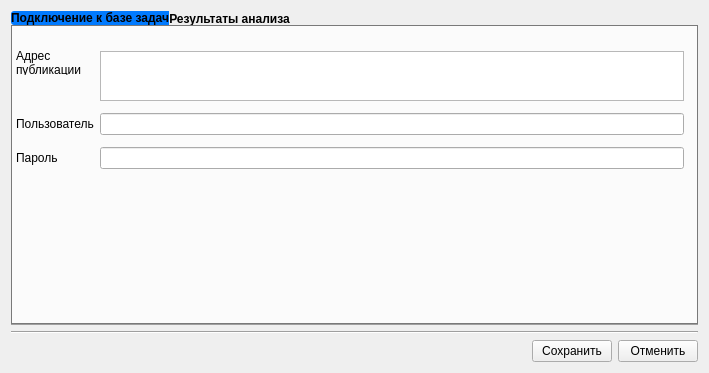
<?xml version="1.0" encoding="UTF-8"?>
<ui version="4.0">
 <class>SettingsWindow</class>
 <widget class="QWidget" name="SettingsWindow">
  <property name="geometry">
   <rect>
    <x>0</x>
    <y>0</y>
    <width>709</width>
    <height>373</height>
   </rect>
  </property>
  <property name="windowTitle">
   <string>Настройки приложения</string>
  </property>
  <property name="styleSheet">
   <string notr="true">QTabBar::tab 
{ 
	    background: #3498db;
        background-image: linear-gradient(to bottom, #3498db, #2980b9);
		border-width: 0;
        border-color: transparent;
        border-style: none;
        border-radius: 0;
	    padding: 5px 10px;
	    color: white;
}

QTabBar::tab:selected
{
	background: rgb(0, 122, 255);
}

QTabBar::tab:first
{
	   border-top-left-radius:  3px;
	   border-bottom-left-radius:  3px;
}

QTabBar::tab:last
{
	   border-top-right-radius:  3px;
	   border-bottom-right-radius:  3px;
}

QTabBar::tab:hover
{
	background-color: rgb(0, 122, 255);
}

QTabWidget::tab-bar
{ 
	alignment: center; 
}

QTabWidget::pane { 
	position: absolute;
    top: -1em;
    background: darkgray;
}</string>
  </property>
  <layout class="QGridLayout" name="gridLayout">
   <item row="0" column="0">
    <layout class="QVBoxLayout" name="verticalLayout">
     <item>
      <widget class="QTabWidget" name="tabWidget">
       <property name="font">
        <font>
         <weight>75</weight>
         <bold>true</bold>
        </font>
       </property>
       <property name="accessibleName">
        <string/>
       </property>
       <property name="autoFillBackground">
        <bool>false</bool>
       </property>
       <property name="styleSheet">
        <string notr="true"/>
       </property>
       <property name="tabPosition">
        <enum>QTabWidget::North</enum>
       </property>
       <property name="tabShape">
        <enum>QTabWidget::Rounded</enum>
       </property>
       <property name="currentIndex">
        <number>0</number>
       </property>
       <property name="elideMode">
        <enum>Qt::ElideLeft</enum>
       </property>
       <property name="documentMode">
        <bool>false</bool>
       </property>
       <widget class="QWidget" name="tab_1">
        <property name="minimumSize">
         <size>
          <width>0</width>
          <height>0</height>
         </size>
        </property>
        <property name="maximumSize">
         <size>
          <width>683</width>
          <height>16777215</height>
         </size>
        </property>
        <property name="accessibleName">
         <string>tab1</string>
        </property>
        <property name="styleSheet">
         <string notr="true">[accessibleName=&quot;tab1&quot;]
{
	/* background: yellow;*/
}</string>
        </property>
        <attribute name="title">
         <string>Подключение к базе задач</string>
        </attribute>
        <layout class="QGridLayout" name="gridLayout_3">
         <property name="leftMargin">
          <number>0</number>
         </property>
         <property name="topMargin">
          <number>0</number>
         </property>
         <property name="rightMargin">
          <number>0</number>
         </property>
         <property name="bottomMargin">
          <number>0</number>
         </property>
         <item row="1" column="0">
          <layout class="QVBoxLayout" name="verticalLayout_2">
           <item>
            <layout class="QFormLayout" name="formLayout">
             <property name="leftMargin">
              <number>5</number>
             </property>
             <property name="topMargin">
              <number>20</number>
             </property>
             <property name="rightMargin">
              <number>10</number>
             </property>
             <item row="0" column="0">
              <widget class="QLabel" name="label">
               <property name="text">
                <string>Адрес публикации</string>
               </property>
               <property name="textFormat">
                <enum>Qt::AutoText</enum>
               </property>
               <property name="wordWrap">
                <bool>true</bool>
               </property>
               <property name="margin">
                <number>5</number>
               </property>
               <property name="indent">
                <number>-1</number>
               </property>
              </widget>
             </item>
             <item row="0" column="1">
              <widget class="QPlainTextEdit" name="host">
               <property name="minimumSize">
                <size>
                 <width>579</width>
                 <height>20</height>
                </size>
               </property>
               <property name="maximumSize">
                <size>
                 <width>16777215</width>
                 <height>50</height>
                </size>
               </property>
               <property name="lineWidth">
                <number>1</number>
               </property>
              </widget>
             </item>
             <item row="1" column="0">
              <widget class="QLabel" name="label_2">
               <property name="text">
                <string>Пользователь</string>
               </property>
               <property name="margin">
                <number>5</number>
               </property>
              </widget>
             </item>
             <item row="1" column="1">
              <widget class="QLineEdit" name="user"/>
             </item>
             <item row="2" column="0">
              <widget class="QLabel" name="label_3">
               <property name="text">
                <string>Пароль</string>
               </property>
               <property name="margin">
                <number>5</number>
               </property>
              </widget>
             </item>
             <item row="2" column="1">
              <widget class="QLineEdit" name="password">
               <property name="inputMethodHints">
                <set>Qt::ImhHiddenText|Qt::ImhNoAutoUppercase|Qt::ImhNoPredictiveText|Qt::ImhSensitiveData</set>
               </property>
               <property name="echoMode">
                <enum>QLineEdit::Password</enum>
               </property>
              </widget>
             </item>
            </layout>
           </item>
           <item>
            <spacer name="verticalSpacer">
             <property name="orientation">
              <enum>Qt::Vertical</enum>
             </property>
             <property name="sizeHint" stdset="0">
              <size>
               <width>20</width>
               <height>40</height>
              </size>
             </property>
            </spacer>
           </item>
          </layout>
         </item>
        </layout>
       </widget>
       <widget class="QWidget" name="tab_2">
        <attribute name="title">
         <string>Результаты анализа</string>
        </attribute>
        <layout class="QVBoxLayout" name="verticalLayout_3">
         <item>
          <layout class="QFormLayout" name="formLayout_2">
           <item row="0" column="0">
            <widget class="QLabel" name="label_4">
             <property name="text">
              <string>Результаты анализа</string>
             </property>
            </widget>
           </item>
           <item row="0" column="1">
            <widget class="QLineEdit" name="pathToResult"/>
           </item>
          </layout>
         </item>
        </layout>
       </widget>
      </widget>
     </item>
    </layout>
   </item>
   <item row="1" column="0">
    <widget class="Line" name="line">
     <property name="orientation">
      <enum>Qt::Horizontal</enum>
     </property>
    </widget>
   </item>
   <item row="2" column="0">
    <layout class="QHBoxLayout" name="horizontalLayout">
     <item>
      <spacer name="horizontalSpacer">
       <property name="orientation">
        <enum>Qt::Horizontal</enum>
       </property>
       <property name="sizeHint" stdset="0">
        <size>
         <width>40</width>
         <height>20</height>
        </size>
       </property>
      </spacer>
     </item>
     <item>
      <widget class="QPushButton" name="save">
       <property name="text">
        <string>Сохранить</string>
       </property>
      </widget>
     </item>
     <item>
      <widget class="QPushButton" name="cancel">
       <property name="text">
        <string>Отменить</string>
       </property>
      </widget>
     </item>
    </layout>
   </item>
  </layout>
 </widget>
 <resources/>
 <connections>
  <connection>
   <sender>cancel</sender>
   <signal>clicked()</signal>
   <receiver>SettingsWindow</receiver>
   <slot>close()</slot>
   <hints>
    <hint type="sourcelabel">
     <x>661</x>
     <y>351</y>
    </hint>
    <hint type="destinationlabel">
     <x>354</x>
     <y>186</y>
    </hint>
   </hints>
  </connection>
 </connections>
</ui>
